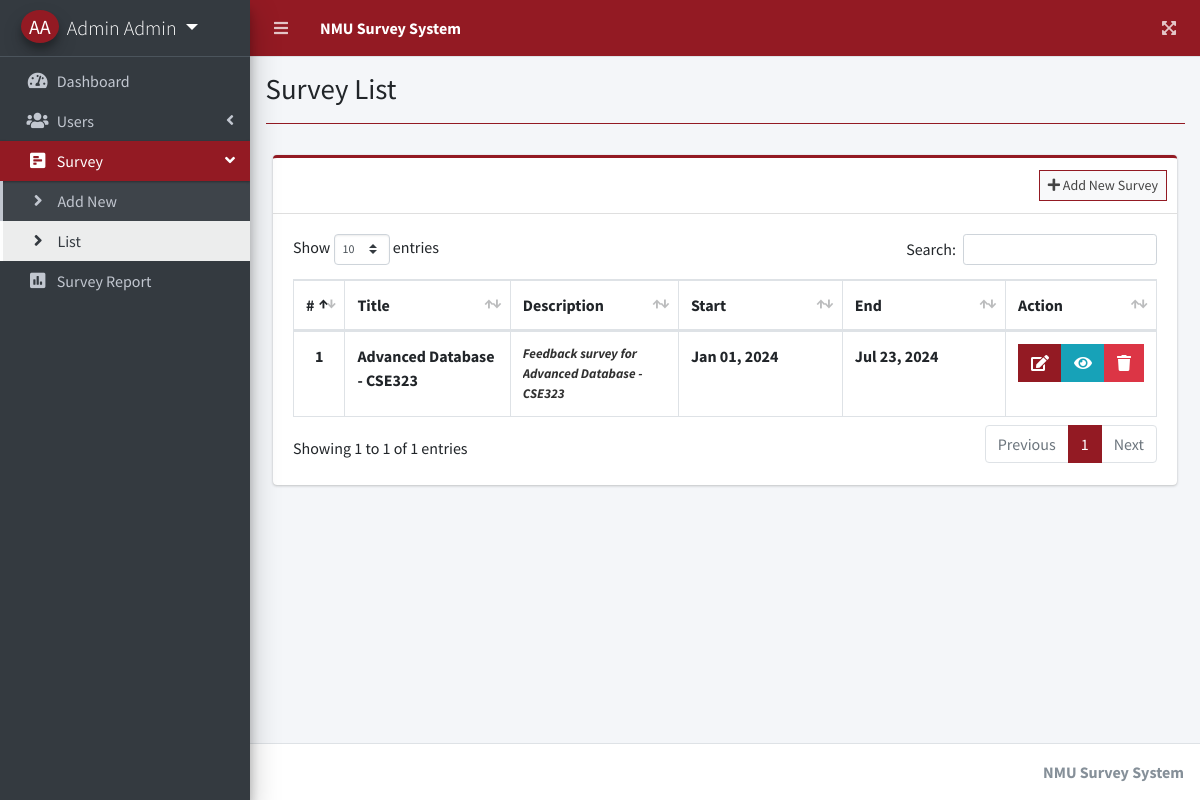
/index.php?page=survey_list (signed in), run on the app's committed database.
### tables this page shows
CREATE TABLE `survey_set` (
  `id` int(30) NOT NULL,
  `title` varchar(200) NOT NULL,
  `description` text NOT NULL,
  `user_id` int(30) NOT NULL,
  `start_date` date NOT NULL,
  `end_date` date NOT NULL,
  `date_created` datetime NOT NULL DEFAULT current_timestamp()
);

### survey_list.php (the view, shortened to what this page needs)
<?php include'db_connect.php' ?>
<div class="col-lg-12">
	<div class="card card-outline card-primary">
		<div class="card-header">
			<div class="card-tools">
				<a class="btn btn-block btn-sm btn-default btn-flat border-primary" href="./index.php?page=new_survey"><i class="fa fa-plus"></i> Add New Survey</a>
			</div>
		</div>
		<div class="card-body">
			<table class="table tabe-hover table-bordered" id="list">
				<colgroup>
					<col width="5%">
					<col width="20%">
					<col width="20%">
					<col width="20%">
					<col width="20%">
					<col width="15%">
				</colgroup>
				<thead>
					<tr>
						<th class="text-center">#</th>
						<th>Title</th>
						<th>Description</th>
						<th>Start</th>
						<th>End</th>
						<th>Action</th>
					</tr>
				</thead>
				<tbody>
					<?php
					$i = 1;
					$qry = $conn->query("SELECT * FROM survey_set order by date(start_date) asc,date(end_date) asc ");
					while($row= $qry->fetch_assoc()):
					?>
					<tr>
						<th class="text-center"><?php echo $i++ ?></th>
						<td><b><?php echo ucwords($row['title']) ?></b></td>
						<td><b class="truncate"><?php echo $row['description'] ?></b></td>
						<td><b><?php echo date("M d, Y",strtotime($row['start_date'])) ?></b></td>
						<td><b><?php echo date("M d, Y",strtotime($row['end_date'])) ?></b></td>
						<td class="text-center">
		                    <div class="btn-group">
		                        <a href="./index.php?page=edit_survey&id=<?php echo $row['id'] ?>" class="btn btn-primary btn-flat">
		                          <i class="fas fa-edit"></i>
		                        </a>
		                        <a  href="./index.php?page=view_survey&id=<?php echo $row['id'] ?>" class="btn btn-info btn-flat">
		                          <i class="fas fa-eye"></i>
		                        </a>
		                        <button type="button" class="btn btn-danger btn-flat delete_survey" data-id="<?php echo $row['id'] ?>">
		                          <i class="fas fa-trash"></i>
		                        </button>
	                      </div>
						</td>
					</tr>
				<?php endwhile; ?>
				</tbody>
			</table>
		</div>
	</div>
</div>

### data on the page
survey_set: title "Advanced Database - CSE323", description "Feedback survey for Advanced Database - CSE323", start_date "Jan 01, 2024", end_date "Jul 23, 2024"

### other printed values
$_SESSION['login_firstname'].' '.$_SESSION['login_lastname'] "Admin Admin"
$title "Survey List"
